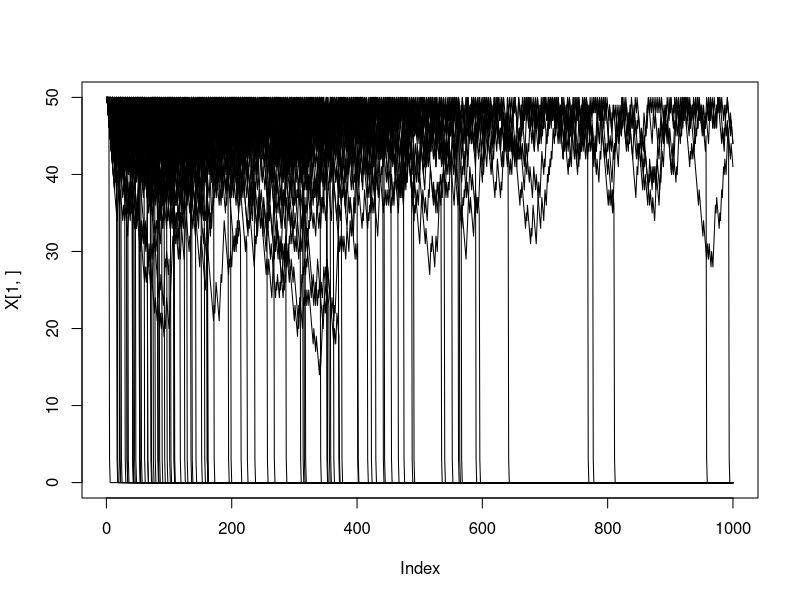
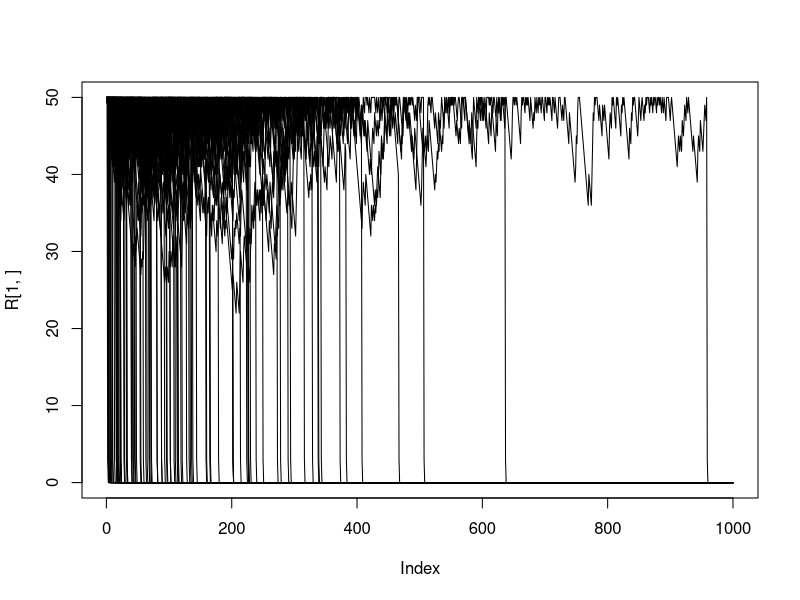

Reproduce these figures in R, in order.
tmax <- 1000;

xc <- 3;

xmax <- 50;

#cost
c = c(1,1,1);
p = c(0,3,5);
f = c(1,0.4,0.6);
d = c(0,0.004,0.02);
r = c(0.6, 1.1, 0.21);

np = length(c);

S = matrix(0,xmax,tmax);
D = matrix(0,xmax,tmax);

S_r = matrix(0,xmax,tmax);
D_r = matrix(0,xmax,tmax);


xbar <- 6.5;
for (x in 1:xmax) {
  if (x <= xc) {
    S[x,tmax] <- 0;
  } else {
    # S[x,tmax] <- 1;
    S[x,tmax] <- (x - xc)/(x-xc+xbar);
    S_r[x,tmax] <- max(r*x)
  }
}

#boundary condition function
bc <- function(xvalue) {
  if (xvalue <= xc) {
    xvalue <- xc;
  }
  if (xvalue > xmax) {
    xvalue <- xmax;
  }
  return(xvalue)
}


for (t in seq(tmax-1,1,-1)) {
  
  for (x in (xc+1):xmax) {
    
    value = numeric(np)
    value_r = numeric(np)
    
    for (i in 1:np) {
      
      # what is x if you find food?
      xp <- x - c[i] + p[i];
      
      # what is x if you don't find food?
      xpp <- x - c[i];
      
      xp <- bc(xp);
      
      xpp <- bc(xpp);
      
      value[i] <- (1-d[i])*f[i]*S[xp,t+1] + (1-d[i])*(1-f[i])*S[xpp,t+1];
      value_r[i] <- r[i]*x + (1-d[i])*f[i]*S_r[xp,t+1] + (1-d[i])*(1-f[i])*S_r[xpp,t+1];
      
    } # end i loop
    
    maxvalue <- max(value);
    maxvalue_r <- max(value_r)
    istar <- which(value == maxvalue);
    
    S[x,t] <- maxvalue;
    D[x,t] <- istar;
    
  }
  
  
}


n = 100;
X = matrix(0,n,tmax);
R = matrix(0,n,tmax);
#Initial state
X[,1] = xmax;
R[,1] = xmax;


for (t in 1:(tmax-1)) {
  for (i in 1:n) {
    state = X[i,t];
    
    #Only go through this if the individual is still alive
    if (state > xc) {
      #which activity do I choose?
      dec = D[state,t];
      #Do I die during this activity?
      d_draw = runif(1);
      
      #IF you survive, look for food
      if (d_draw > d[dec]) {
        
        #Do I find food during this activity?
        f_draw = runif(1);
        
        if (f_draw < f[dec]) {
          #Do find food
          newstate = state + p[dec] -c[dec];
        } else {
          #Don't find food
          newstate = state - c[dec];
          
        }
        
        #Apply boundary conditions
        newstate = bc(newstate);
        
      } else {
        newstate = xc;
      }
      
      #update state for next time interval
      X[i,t+1] = newstate;
    }
  }
}


plot(X[1,],type='l',ylim=c(0,xmax))
for (i in 2:n) {
  lines(X[i,])
}


n = 100;
R = matrix(0,n,tmax);
#Initial state
R[,1] = xmax;


for (t in 1:(tmax-1)) {
  for (i in 1:n) {
    
    state = R[i,t];
    
    #Only go through this if the individual is still alive
    if (state > xc) {
      
      #which activity do I choose?
      # dec = D[state,t];
      dec = sample(c(1,2,3),1);
      
      #Do I die during this activity?
      d_draw = runif(1);
      
      #IF you survive, look for food
      if (d_draw > d[dec]) {
        
        #Do I find food during this activity?
        f_draw = runif(1);
        
        if (f_draw < f[dec]) {
          #Do find food
          newstate = state + p[dec] -c[dec];
        } else {
          #Don't find food
          newstate = state - c[dec];
          
        }
        
        #Apply boundary conditions
        newstate = bc(newstate);
        
      } else {
        newstate = xc;
      }
      
      #update state for next time interval
      R[i,t+1] = newstate;
    }
  }
}

plot(R[1,],type='l',ylim=c(0,xmax))
for (i in 2:n) {
  lines(R[i,])
}
